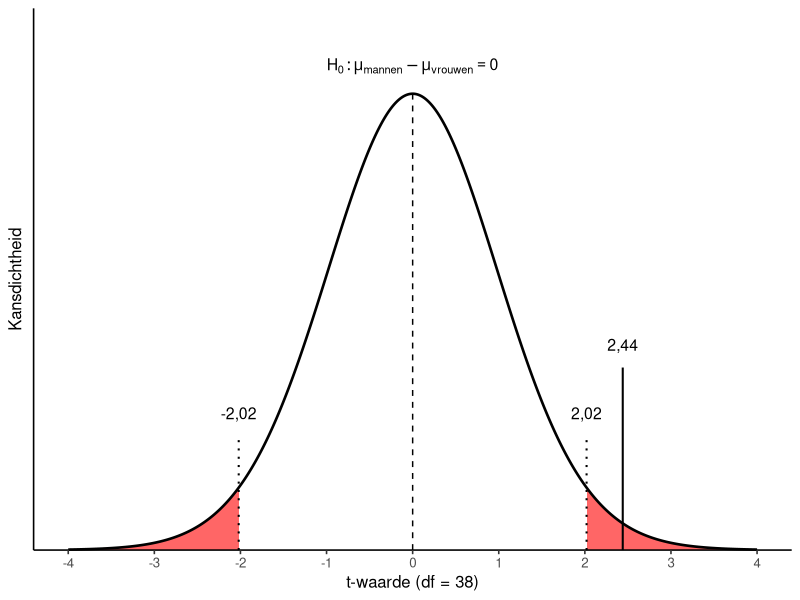

Write R code to recreate this figure.
# t-verdeling onder H0 met de kritieke t-waarden (-2,02 en 2,02) bij een
# significantieniveau van 5% (tweezijdig). Het gebied voorbij deze grenzen
# is rood gekleurd: daar wordt H0 verworpen.
# De gevonden t-waarde (2,44) staat als doorgetrokken lijn in de figuur.

library(ggplot2)

komma <- \(b) format(b, decimal.mark = ",", trim = TRUE)

plot_h0_t <- function(n_mannen = 20, n_vrouwen = 20,
                      s_mannen = 3.5, s_vrouwen = 3.5,
                      verschil = 2.7, alpha = 0.05, bereik_t = 4) {
  # Standaardfout, vrijheidsgraden, gevonden t en kritieke t
  se       <- sqrt(s_mannen^2 / n_mannen + s_vrouwen^2 / n_vrouwen)
  df       <- n_mannen + n_vrouwen - 2
  gevonden <- round(verschil / se, 2)
  grens    <- round(qt(1 - alpha / 2, df = df), 2)
  top      <- dt(0, df = df)

  t <- seq(-bereik_t, bereik_t, length.out = 1000)
  data <- data.frame(t = t, dichtheid = dt(t, df = df))

  # Twee staarten voorbij de kritieke t-waarden
  staart_links  <- subset(data, t <= -grens)
  staart_rechts <- subset(data, t >= grens)

  ggplot(data, aes(x = t, y = dichtheid)) +
    geom_area(data = staart_links,  fill = "red", alpha = 0.6) +
    geom_area(data = staart_rechts, fill = "red", alpha = 0.6) +
    geom_line(linewidth = 0.9) +
    # Stippellijnen bij de kritieke t-waarden, met de waarden erboven
    annotate(
      "segment", x = c(-grens, grens), xend = c(-grens, grens),
      y = 0, yend = top * 0.25, linetype = "dotted", linewidth = 0.7
    ) +
    annotate(
      "text", x = c(-grens, grens), y = top * 0.30,
      label = komma(c(-grens, grens)), size = 4
    ) +
    # Verticale lijn bij de gevonden t-waarde, met het getal erboven
    annotate(
      "segment", x = gevonden, xend = gevonden,
      y = 0, yend = top * 0.4, linewidth = 0.7
    ) +
    annotate(
      "text", x = gevonden, y = top * 0.45,
      label = komma(gevonden), size = 4
    ) +
    annotate(
      "segment", x = 0, xend = 0, y = 0, yend = top,
      linetype = "dashed", linewidth = 0.5
    ) +
    annotate(
      "text", x = 0, y = top * 1.06,
      label = "H[0]: mu[mannen] - mu[vrouwen] == 0",
      parse = TRUE, size = 4
    ) +
    scale_x_continuous(breaks = -bereik_t:bereik_t, labels = komma) +
    scale_y_continuous(expand = expansion(mult = c(0, 0.12))) +
    labs(
      x = paste0("t-waarde (df = ", df, ")"),
      y = "Kansdichtheid"
    ) +
    theme_classic(base_size = 12) +
    theme(
      axis.text.y  = element_blank(),
      axis.ticks.y = element_blank()
    )
}

# 20 mannen en 20 vrouwen, s = 3,5, gevonden verschil = 11,4 - 8,7 = 2,7
# Gevonden t = 2,7 / 1,107 = 2,44; kritieke t(0,975; df = 38) = 2,02
figuur <- plot_h0_t(n_mannen = 20, n_vrouwen = 20, verschil = 2.7)

dir.create("afbeeldingen", showWarnings = FALSE)
ggsave("afbeeldingen/h0_kritieke_grens_t.png", figuur,
       width = 7, height = 4, dpi = 300)
